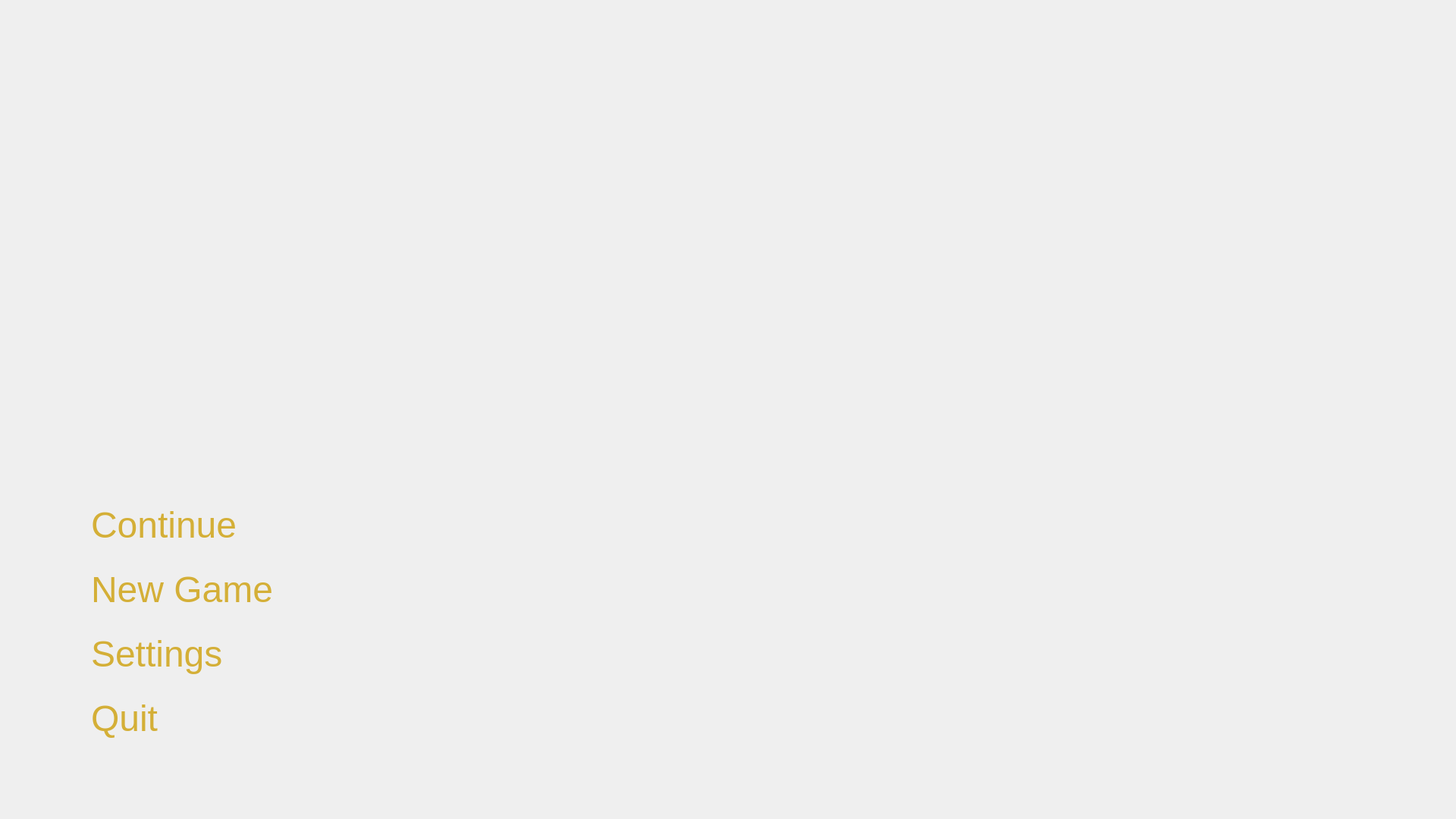
<?xml version="1.0" encoding="UTF-8"?>
<ui version="4.0">
    <class>IntroWindow</class>
    <widget class="QMainWindow" name="IntroWindow">
        <property name="geometry">
            <rect>
                <x>0</x>
                <y>0</y>
                <width>1920</width>
                <height>1080</height>
            </rect>
        </property>
        <property name="minimumSize">
            <size>
                <width>1920</width>
                <height>1080</height>
            </size>
        </property>
        <property name="maximumSize">
            <size>
                <width>1920</width>
                <height>1080</height>
            </size>
        </property>
        <property name="windowTitle">
            <string>Dragons of Glory</string>
        </property>
        <widget class="QWidget" name="centralWidget">
            <property name="styleSheet">
                <string notr="true">#centralWidget {
                    background-image: url(assets/img/cover.png);
                    background-position: center;
                    background-repeat: no-repeat;
                    }</string>
            </property>
            <layout class="QVBoxLayout" name="mainVerticalLayout">
                <property name="leftMargin">
                    <number>100</number>
                </property>
                <property name="topMargin">
                    <number>100</number>
                </property>
                <property name="rightMargin">
                    <number>100</number>
                </property>
                <property name="bottomMargin">
                    <number>100</number>
                </property>
                <item>
                    <spacer name="verticalSpacer">
                        <property name="orientation">
                            <enum>Qt::Vertical</enum>
                        </property>
                        <property name="sizeHint" stdset="0">
                            <size>
                                <width>20</width>
                                <height>40</height>
                            </size>
                        </property>
                    </spacer>
                </item>
                <item>
                    <layout class="QHBoxLayout" name="bottomRowLayout">
                        <item>
                            <layout class="QVBoxLayout" name="menuLayout">
                                <property name="spacing">
                                    <number>20</number>
                                </property>
                                <item>
                                    <widget class="QPushButton" name="btnContinue">
                                        <property name="sizePolicy">
                                            <sizepolicy hsizetype="Maximum" vsizetype="Fixed">
                                                <horstretch>0</horstretch>
                                                <verstretch>0</verstretch>
                                            </sizepolicy>
                                        </property>
                                        <property name="styleSheet">
                                            <string notr="true">QPushButton {
                                                color: #D4AF37;
                                                font-family: &quot;Libra&quot;;
                                                font-size: 48px;
                                                background: transparent;
                                                border: none;
                                                text-align: left;
                                                padding: 5px 20px;
                                                border-radius: 10px;
                                                }
                                                QPushButton:hover {
                                                color: #FFD700;
                                                background-color: rgba(0, 0, 0, 150);
                                                }</string>
                                        </property>
                                        <property name="text">
                                            <string>Continue</string>
                                        </property>
                                    </widget>
                                </item>
                                <item>
                                    <widget class="QPushButton" name="btnNewGame">
                                        <property name="sizePolicy">
                                            <sizepolicy hsizetype="Maximum" vsizetype="Fixed">
                                                <horstretch>0</horstretch>
                                                <verstretch>0</verstretch>
                                            </sizepolicy>
                                        </property>
                                        <property name="styleSheet">
                                            <string notr="true">QPushButton {
                                                color: #D4AF37;
                                                font-family: &quot;Libra&quot;;
                                                font-size: 48px;
                                                background: transparent;
                                                border: none;
                                                text-align: left;
                                                padding: 5px 20px;
                                                border-radius: 10px;
                                                }
                                                QPushButton:hover {
                                                color: #FFD700;
                                                background-color: rgba(0, 0, 0, 150);
                                                }</string>
                                        </property>
                                        <property name="text">
                                            <string>New Game</string>
                                        </property>
                                    </widget>
                                </item>
                                <item>
                                    <widget class="QPushButton" name="btnSettings">
                                        <property name="sizePolicy">
                                            <sizepolicy hsizetype="Maximum" vsizetype="Fixed">
                                                <horstretch>0</horstretch>
                                                <verstretch>0</verstretch>
                                            </sizepolicy>
                                        </property>
                                        <property name="styleSheet">
                                            <string notr="true">QPushButton {
                                                color: #D4AF37;
                                                font-family: &quot;Libra&quot;;
                                                font-size: 48px;
                                                background: transparent;
                                                border: none;
                                                text-align: left;
                                                padding: 5px 20px;
                                                border-radius: 10px;
                                                }
                                                QPushButton:hover {
                                                color: #FFD700;
                                                background-color: rgba(0, 0, 0, 150);
                                                }</string>
                                        </property>
                                        <property name="text">
                                            <string>Settings</string>
                                        </property>
                                    </widget>
                                </item>
                                <item>
                                    <widget class="QPushButton" name="btnQuit">
                                        <property name="sizePolicy">
                                            <sizepolicy hsizetype="Maximum" vsizetype="Fixed">
                                                <horstretch>0</horstretch>
                                                <verstretch>0</verstretch>
                                            </sizepolicy>
                                        </property>
                                        <property name="styleSheet">
                                            <string notr="true">QPushButton {
                                                color: #D4AF37;
                                                font-family: &quot;Libra&quot;;
                                                font-size: 48px;
                                                background: transparent;
                                                border: none;
                                                text-align: left;
                                                padding: 5px 20px;
                                                border-radius: 10px;
                                                }
                                                QPushButton:hover {
                                                color: #FFD700;
                                                background-color: rgba(0, 0, 0, 150);
                                                }</string>
                                        </property>
                                        <property name="text">
                                            <string>Quit</string>
                                        </property>
                                    </widget>
                                </item>
                            </layout>
                        </item>
                        <item>
                            <spacer name="horizontalSpacer">
                                <property name="orientation">
                                    <enum>Qt::Horizontal</enum>
                                </property>
                                <property name="sizeHint" stdset="0">
                                    <size>
                                        <width>40</width>
                                        <height>20</height>
                                    </size>
                                </property>
                            </spacer>
                        </item>
                        <item>
                            <layout class="QHBoxLayout" name="flagLayout">
                                <property name="alignment">
                                    <set>Qt::AlignBottom|Qt::AlignRight</set>
                                </property>
                                <!-- Flag icons will be added here via code -->
                            </layout>
                        </item>
                    </layout>
                </item>
            </layout>
        </widget>
    </widget>
    <resources/>
    <connections/>
</ui>
